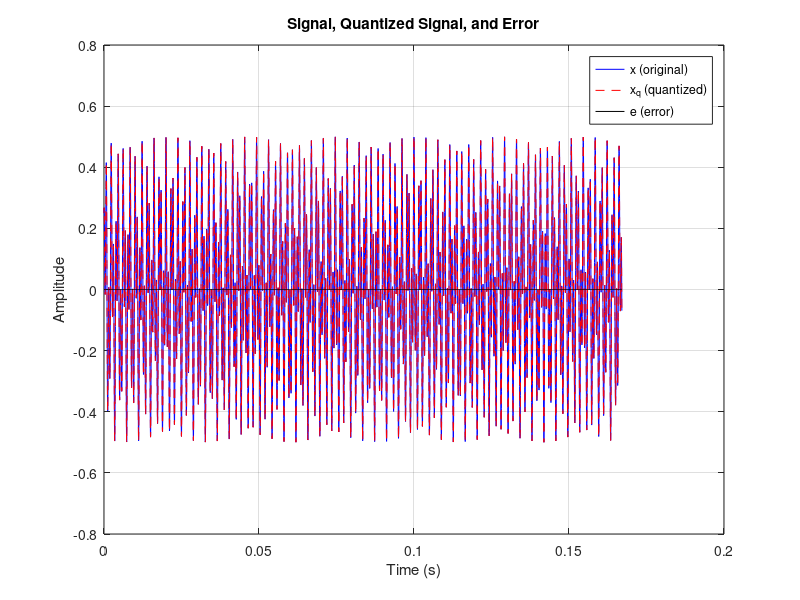
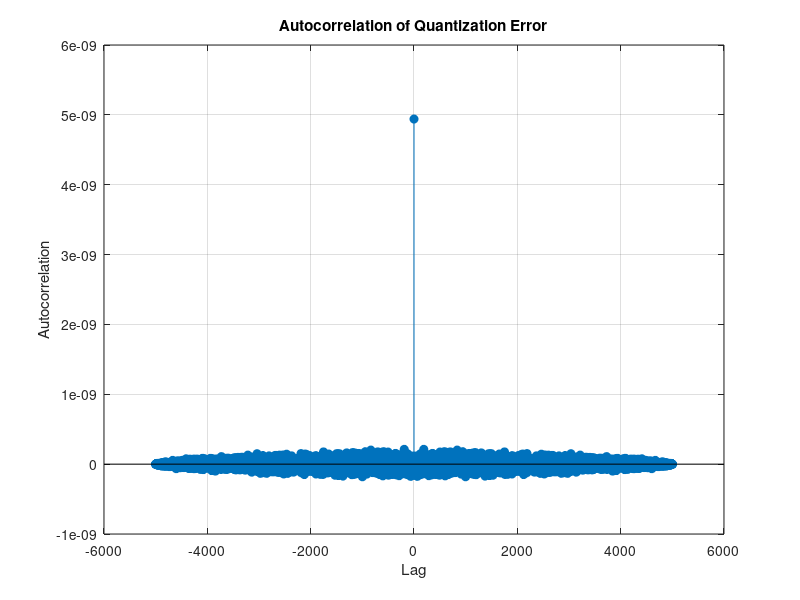

Recreate these plots in MATLAB, in order. (Note: this script raises an error after producing the figures.)
%Sample at Hz and generate a discrete-time signal with
%N=5000 samples in MATLAB (The frequencies, including the sampling frequency, are chosen to make the
%sampling process as arbitrarily as possible). Then quantize the signal by rounding the samples to D=7 bits.
%The rounding can be done by this command in MATLAB: round(x*2^D)/2^D. Find the error between
%the original sampled signal and its quantized version. This error would be quantization error (noise).

%1. Find the power of the quantization error by using the var function in MATLAB. The var
%function calculates the variance of a set of data (or a signal) which is equivalent to the average
%power of the signal. Compare the calculated power of the error with its theoretical value given by
%the fact that the quantization error can be treated as a random variable with uniform distribution
%function. Explain the slight difference between the theoretical value and the calculated one.

%2. Then find the autocorrelation of the error signal. You can use xcorr command in MATLAB to
%do that. Remember that the result should be divided by N because the autocorrelation of a noise
%signal is actually its expected value. Plot the autocorrelation and show that it is an impulse, which
%proves that the error is actually a white noise. The value of the autocorrelation at is the
%average power of the error signal and it should be equal to the value calculated in the previous
%section.

%3. To show that the probability density function of the sample values of error signal is uniform, we
%can use a histogram. You can use hist function in MATLAB to do this. Explain why the
%distribution of the values is not exactly uniform.

%4. Increase the value of N to 30000 and repeat the above steps. Explain the changes in the values.

%5. Increase the number of bits D to 12. Explain the changes in the values.

fs = 29927;

N = 5000;
D = 12; %bits
n = 0:N-1;
t = n / fs;

%% Step 1
x = 0.25*sin(3221*t) + 0.25*cos(8169*t);
xq = round(x * 2^D) / 2^D;
e = x - xq;

step_1_result = var(e);

Delta = 1 / (2^D);
theoretical_power = (Delta^2) / 12;

signal_power = var(x);
SNR_measured_dB = 10*log10(signal_power / step_1_result);
SNR_theoretical_dB = 10*log10(signal_power / theoretical_power);

fprintf('Calculated error power (var): %.10f\n', step_1_result);
fprintf('Theoretical error power:      %.10f\n', theoretical_power);
fprintf('Measured SNR:                 %.10f dB\n', SNR_measured_dB);
fprintf('Theoretical SNR:              %.10f dB\n', SNR_theoretical_dB);
fprintf('Difference:                  %.10f\n', abs(step_1_result - theoretical_power));

figure;
plot(t, x, 'b'); hold on;
plot(t, xq, 'r--');
plot(t, e, 'k');
xlabel('Time (s)');
ylabel('Amplitude');
title('Signal, Quantized Signal, and Error');
legend('x (original)', 'x_q (quantized)', 'e (error)');
grid on;

%% Step 2
[Re, lags] = xcorr(e, 'biased');  % already divides by N
% OR: [Re, lags] = xcorr(e); Re = Re / N;

figure;
stem(lags, Re, 'filled');  % better for impulse-like signals
xlabel('Lag');
ylabel('Autocorrelation');
title('Autocorrelation of Quantization Error');
grid on;

fprintf('Autocorr at lag 0: %.10f\n', Re(lags == 0));
fprintf('Variance of error: %.10f\n', var(e));

%% Step 3
figure;
histogram(e);
grid on;
